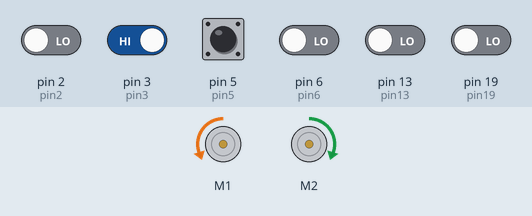
Recording of a sketch running on a simulated Arduino Leonardo, built with avr-gcc and run on an emulated ATmega32U4. Shown: 2 × DC motor (green arrow = forward, orange = backward, longer = faster). The test bench sets the inputs (shaded band); at power-on: pin 3 (pin3), pin 5 (pin5) HIGH, pin 2 (pin2), pin 6 (pin6), pin 13 (pin13), pin 19 (pin19) LOW.

Above: at 1.2 s.
1.3 s: pin 2 (pin2) driven HIGH
At 2.5 s:
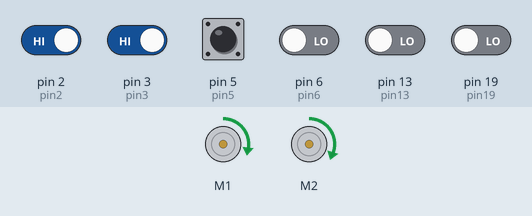
2.8 s: pin 3 (pin3) driven LOW
At 3.6 s:
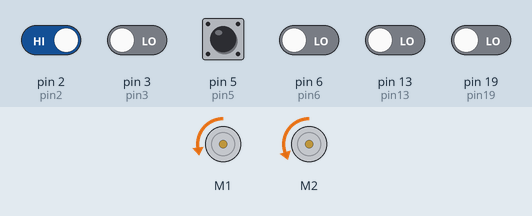
4.3 s: pin 19 (pin19) driven HIGH
At 4.8 s:
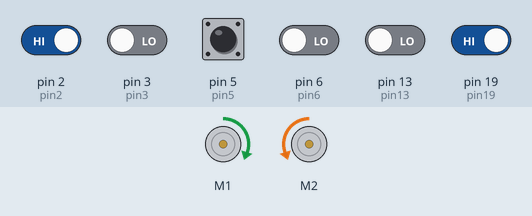
5.8 s: pin 2 (pin2) driven LOW
At 7.0 s:
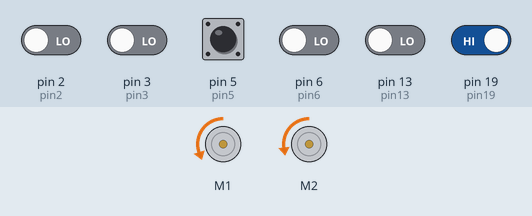
7.3 s: pin 3 (pin3) driven HIGH
At 8.3 s:
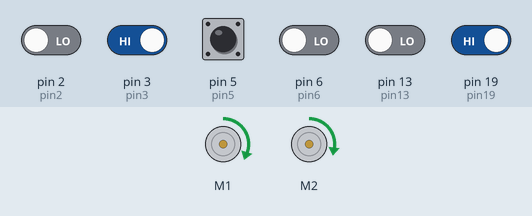
8.8 s: pin 2 (pin2) driven HIGH
At 9.4 s:
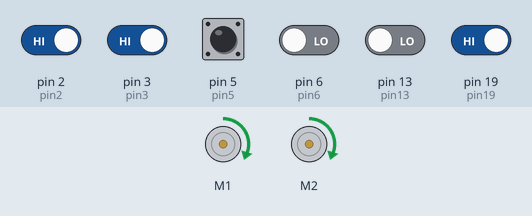
Timing chart, 0 to 11.3 s (numbered marks = the images above; inputs shaded):
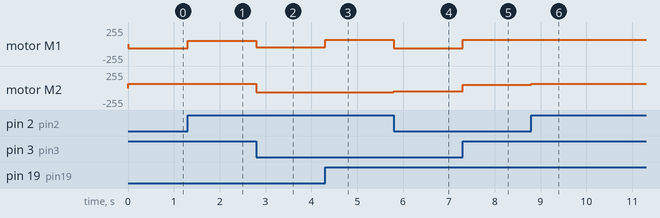

The sketch:

robi.ino
```cpp
#include <Wire.h>
#include <Zumo32U4.h>

/* Pins:
Pin 5 und 6 unten
https://www.pololu.com/file/0J864/zumo-32u4-pinout.pdf
*/

Zumo32U4Motors motors;
const int pin13 = 13;
const int pin5 = 5;    // funzt
const int pin6 = 6;    // funzt
const int pin3 = 3;    // funzt aber verkehrt
const int pin2 = 2;    // funzt aber verkehrt
const int pin19 = 19;  // funzt aber verkehrt

int pin13Result = 0;
int pin5Result = 0;
int pin6Result = 0;
int pin3Result = 0;
int pin2Result = 0;
int pin19Result = 0;

int speed = 0;


void setup() {
  pinMode(pin13, INPUT);
  pinMode(pin5, INPUT);
  pinMode(pin6, INPUT);
  pinMode(pin3, INPUT);
  pinMode(pin2, INPUT);
  pinMode(pin19, INPUT);

  Serial.begin(9600);
}

void loop() {
  pin13Result = digitalRead(pin13);
  pin5Result = digitalRead(pin5);
  pin6Result = digitalRead(pin6);
  pin3Result = digitalRead(pin3);
  pin2Result = digitalRead(pin2);
  pin19Result = digitalRead(pin19);

  // switch wrong results
  pin2Result = !pin2Result;
  pin3Result = !pin3Result;
  pin19Result = !pin19Result;


  // set the speed of the robi
  if (!pin5Result && !pin6Result) {  // 00
    speed = 0;
  } else if (!pin5Result && pin6Result) {  // 01
    speed = 133;
  } else if (pin5Result && !pin6Result) {  // 10
    speed = 266;
  } else if (pin5Result && pin6Result) {  // 11
    speed = 400;
  }

  speed = 100;

  // set direction of robi
  if (!pin3Result && !pin2Result && !pin19Result) {  // 000
    motors.setSpeeds(speed, speed);
  } else if (!pin3Result && !pin2Result && pin19Result) {  // 001
    motors.setSpeeds(0.8 * speed, speed);
  } else if (!pin3Result && pin2Result && !pin19Result) {  // 010
    motors.setSpeeds(speed, 0.8 * speed);
  } else if (!pin3Result && pin2Result && pin19Result) {  // 011
    motors.setSpeeds(-speed, speed);
  } else if (pin3Result && !pin2Result && !pin19Result) {  // 100
    motors.setSpeeds(speed, -speed);
  } else if (pin3Result && !pin2Result && pin19Result) {  // 101
    motors.setSpeeds(-0.8 * speed, -speed);
  } else if (pin3Result && pin2Result && !pin19Result) {  // 110
    motors.setSpeeds(-speed, -0.8 * speed);
  } else if (pin3Result && pin2Result && pin19Result) {  // 111
    motors.setSpeeds(-speed, -speed);
  }
}
```

Measured:
- after the input at 1.3 s, motor M1: backward 63/255 → forward 51/255 at once
- after the input at 2.8 s, motor M1: forward 51/255 → backward 51/255 at once; motor M2: forward 63/255 → backward 63/255 at once
- after the input at 4.3 s, motor M1: backward 51/255 → forward 63/255 at once
- after the input at 5.8 s, motor M1: forward 63/255 → backward 63/255 at once; motor M2: backward 63/255 → backward 51/255 at once
- after the input at 7.3 s, motor M1: backward 63/255 → forward 63/255 at once; motor M2: backward 51/255 → forward 51/255 at once
- after the input at 8.8 s, motor M2: forward 51/255 → forward 63/255 at once
